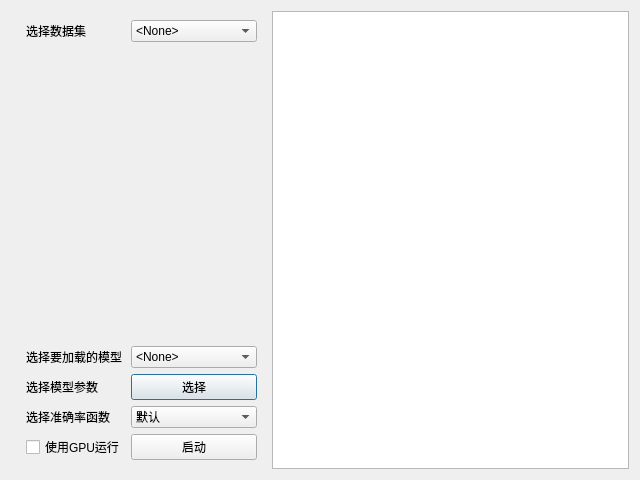
<?xml version="1.0" encoding="UTF-8"?>
<ui version="4.0">
 <class>TestWindow</class>
 <widget class="QDialog" name="TestWindow">
  <property name="geometry">
   <rect>
    <x>0</x>
    <y>0</y>
    <width>640</width>
    <height>480</height>
   </rect>
  </property>
  <property name="windowTitle">
   <string>测试</string>
  </property>
  <layout class="QGridLayout" name="gridLayout_2">
   <item row="0" column="0">
    <layout class="QGridLayout" name="gridLayout">
     <item row="0" column="0">
      <widget class="QWidget" name="widget" native="true">
       <layout class="QGridLayout" name="gridLayout_4">
        <item row="3" column="2">
         <widget class="QPushButton" name="param_to_load">
          <property name="text">
           <string>选择</string>
          </property>
         </widget>
        </item>
        <item row="2" column="0">
         <layout class="QGridLayout" name="gridLayout_3"/>
        </item>
        <item row="3" column="1">
         <widget class="QLabel" name="label_2">
          <property name="text">
           <string>选择模型参数</string>
          </property>
         </widget>
        </item>
        <item row="2" column="1">
         <widget class="QLabel" name="label">
          <property name="text">
           <string>选择要加载的模型</string>
          </property>
         </widget>
        </item>
        <item row="2" column="2">
         <widget class="QComboBox" name="model_to_load">
          <item>
           <property name="text">
            <string>&lt;None&gt;</string>
           </property>
          </item>
          <item>
           <property name="text">
            <string>从文件加载</string>
           </property>
          </item>
          <item>
           <property name="text">
            <string>resnet18</string>
           </property>
          </item>
          <item>
           <property name="text">
            <string>resnet50_32x4d</string>
           </property>
          </item>
          <item>
           <property name="text">
            <string>wide_resnet50_2</string>
           </property>
          </item>
          <item>
           <property name="text">
            <string>alexnet</string>
           </property>
          </item>
          <item>
           <property name="text">
            <string>vgg16</string>
           </property>
          </item>
          <item>
           <property name="text">
            <string>squeezenet1_0</string>
           </property>
          </item>
          <item>
           <property name="text">
            <string>densenet161</string>
           </property>
          </item>
          <item>
           <property name="text">
            <string>inception_v3</string>
           </property>
          </item>
          <item>
           <property name="text">
            <string>goglenet</string>
           </property>
          </item>
          <item>
           <property name="text">
            <string>mobilenet_v2</string>
           </property>
          </item>
         </widget>
        </item>
        <item row="4" column="2">
         <widget class="QComboBox" name="acc_to_load">
          <item>
           <property name="text">
            <string>默认</string>
           </property>
          </item>
          <item>
           <property name="text">
            <string>自定义</string>
           </property>
          </item>
         </widget>
        </item>
        <item row="5" column="2">
         <widget class="QPushButton" name="start_button">
          <property name="text">
           <string>启动</string>
          </property>
         </widget>
        </item>
        <item row="4" column="1">
         <widget class="QLabel" name="label_3">
          <property name="text">
           <string>选择准确率函数</string>
          </property>
         </widget>
        </item>
        <item row="5" column="1">
         <widget class="QCheckBox" name="use_GPU">
          <property name="text">
           <string>使用GPU运行</string>
          </property>
         </widget>
        </item>
        <item row="0" column="2">
         <widget class="QComboBox" name="dataset_to_load">
          <item>
           <property name="text">
            <string>&lt;None&gt;</string>
           </property>
          </item>
          <item>
           <property name="text">
            <string>从文件加载</string>
           </property>
          </item>
          <item>
           <property name="text">
            <string>MINST</string>
           </property>
          </item>
          <item>
           <property name="text">
            <string>ImageNet</string>
           </property>
          </item>
          <item>
           <property name="text">
            <string>CIFAR10</string>
           </property>
          </item>
         </widget>
        </item>
        <item row="0" column="1">
         <widget class="QLabel" name="label_4">
          <property name="text">
           <string>选择数据集</string>
          </property>
         </widget>
        </item>
        <item row="1" column="0" colspan="3">
         <widget class="QWidget" name="widget_2" native="true">
          <layout class="QGridLayout" name="gridLayout_6">
           <item row="0" column="0">
            <layout class="QGridLayout" name="dataset_layout"/>
           </item>
          </layout>
         </widget>
        </item>
       </layout>
      </widget>
     </item>
     <item row="0" column="1">
      <widget class="QTextBrowser" name="textBrowser"/>
     </item>
    </layout>
   </item>
  </layout>
 </widget>
 <resources/>
 <connections>
  <connection>
   <sender>model_to_load</sender>
   <signal>currentIndexChanged(int)</signal>
   <receiver>TestWindow</receiver>
   <slot>load_model()</slot>
   <hints>
    <hint type="sourcelabel">
     <x>202</x>
     <y>153</y>
    </hint>
    <hint type="destinationlabel">
     <x>210</x>
     <y>4</y>
    </hint>
   </hints>
  </connection>
  <connection>
   <sender>param_to_load</sender>
   <signal>clicked()</signal>
   <receiver>TestWindow</receiver>
   <slot>load_param()</slot>
   <hints>
    <hint type="sourcelabel">
     <x>177</x>
     <y>234</y>
    </hint>
    <hint type="destinationlabel">
     <x>8</x>
     <y>181</y>
    </hint>
   </hints>
  </connection>
  <connection>
   <sender>acc_to_load</sender>
   <signal>currentIndexChanged(int)</signal>
   <receiver>TestWindow</receiver>
   <slot>load_acc()</slot>
   <hints>
    <hint type="sourcelabel">
     <x>176</x>
     <y>316</y>
    </hint>
    <hint type="destinationlabel">
     <x>9</x>
     <y>274</y>
    </hint>
   </hints>
  </connection>
  <connection>
   <sender>start_button</sender>
   <signal>clicked()</signal>
   <receiver>TestWindow</receiver>
   <slot>start()</slot>
   <hints>
    <hint type="sourcelabel">
     <x>210</x>
     <y>378</y>
    </hint>
    <hint type="destinationlabel">
     <x>6</x>
     <y>391</y>
    </hint>
   </hints>
  </connection>
  <connection>
   <sender>dataset_to_load</sender>
   <signal>currentIndexChanged(int)</signal>
   <receiver>TestWindow</receiver>
   <slot>load_dataset()</slot>
   <hints>
    <hint type="sourcelabel">
     <x>170</x>
     <y>77</y>
    </hint>
    <hint type="destinationlabel">
     <x>7</x>
     <y>56</y>
    </hint>
   </hints>
  </connection>
 </connections>
 <slots>
  <slot>load_model()</slot>
  <slot>load_param()</slot>
  <slot>load_acc()</slot>
  <slot>start()</slot>
  <slot>load_dataset()</slot>
 </slots>
</ui>
